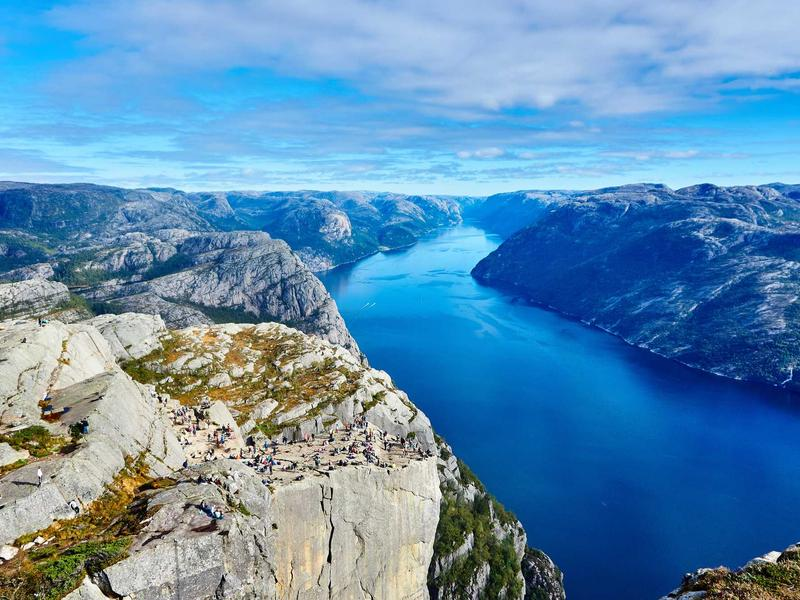
#> input picture data/clear/picsum_1015.jpg, 800 x 600 px; its folder holds only this picture in this run
$ python make_hazy.py   (older library calls are emulated)
#> lines starting #> are read from the running program, lines starting #| are printed output that depends on the picture
### src/synth.py
import cv2
import numpy as np


def make_depth(clear_bgr):
    """构造一个简单的相对深度图。

    上面远、下面近，再叠一点图像自身的纹理：纹理多的地方认为离镜头近。
    这不是真实的深度，只是用来合成雾图，方便做配对评价。
    """
    h, w = clear_bgr.shape[:2]
    gray = cv2.cvtColor(clear_bgr, cv2.COLOR_BGR2GRAY).astype(np.float32) / 255.0

    mean = cv2.boxFilter(gray, cv2.CV_32F, (15, 15), borderType=cv2.BORDER_REFLECT)
    mean2 = cv2.boxFilter(gray * gray, cv2.CV_32F, (15, 15), borderType=cv2.BORDER_REFLECT)
    std = np.sqrt(np.maximum(mean2 - mean * mean, 0))
    texture = np.clip(std / 0.15, 0, 1)

    yy = np.arange(h, dtype=np.float32)[:, None] / max(h - 1, 1)
    depth = 0.65 * (1 - yy) + 0.35 * (1 - texture)
    depth = cv2.GaussianBlur(depth, (0, 0), 9)
    depth = (depth - depth.min()) / (depth.max() - depth.min() + 1e-6)
    return (0.05 + 0.90 * depth).astype(np.float32)


def add_haze(clear_bgr, beta, seed, A=(0.86, 0.89, 0.92), noise=0.005):
    """按大气散射模型 I = J*t + A*(1-t) 合成雾图。

    beta 越大雾越重。A 按 BGR 顺序给出，即 A=(A_b, A_g, A_r)。
    返回值是 uint8 雾图、深度图和透射率。
    """
    rng = np.random.default_rng(seed)
    clear = clear_bgr.astype(np.float32) / 255.0
    depth = make_depth(clear_bgr)
    t = np.exp(-beta * depth).astype(np.float32)

    A = np.array(A, dtype=np.float32)
    hazy = clear * t[..., None] + A * (1 - t[..., None])
    hazy += rng.normal(0, noise, hazy.shape).astype(np.float32)
    hazy = np.clip(hazy, 0, 1)
    return (hazy * 255).round().astype(np.uint8), depth, t

### scripts/make_hazy.py
import argparse
import csv
import sys
from pathlib import Path

import cv2

ROOT = Path(__file__).resolve().parents[1]
sys.path.insert(0, str(ROOT))

from src.synth import add_haze  # noqa: E402


BETAS = [0.8, 1.4, 2.0]
LEVELS = ["light", "medium", "heavy"]
LEVEL_SEEDS = [8, 14, 20]

TUNE_IDS = {1015, 1016, 1019, 1039, 1043, 11, 12, 16}
TEST_IDS = {1036, 1051, 49, 85}


def main():
    parser = argparse.ArgumentParser(description="生成合成的雾图/清晰图配对")
    parser.add_argument("--clear", default=str(ROOT / "data" / "clear"))
    parser.add_argument("--out", default=str(ROOT / "data" / "synthetic"))
    args = parser.parse_args()

    clear_dir = Path(args.clear)
    out_dir = Path(args.out)
    hazy_dir = out_dir / "hazy"
    gt_dir = out_dir / "gt"
    hazy_dir.mkdir(parents=True, exist_ok=True)
    gt_dir.mkdir(parents=True, exist_ok=True)

    files = sorted(clear_dir.glob("*.jpg"))
    if not files:
        raise SystemExit(f"没有找到图片: {clear_dir}")

    rows = []
    for path in files:
        try:
            image_id = int(path.stem.split("_")[-1])
        except ValueError:
            print(f"跳过文件名: {path.name}")
            continue

        if image_id in TEST_IDS:
            split = "test"
        elif image_id in TUNE_IDS:
            split = "tune"
        else:
            print(f"警告: {path.name} 不在调参/测试名单里，按 tune 处理")
            split = "tune"
        clear = cv2.imread(str(path))
#> clear is the input picture: shape (600, 800, 3); mean B, G, R 177.7, 141.7, 94.5
        if clear is None:
            print(f"读图失败: {path}")
            continue

        gt_path = gt_dir / f"{path.stem}.png"
        cv2.imwrite(str(gt_path), clear)

        for beta, level, level_seed in zip(BETAS, LEVELS, LEVEL_SEEDS):
            seed = 2026 + image_id + level_seed
            hazy, _, _ = add_haze(clear, beta=beta, seed=seed)
            hazy_path = hazy_dir / f"{path.stem}_b{beta}.png"
            cv2.imwrite(str(hazy_path), hazy)
            rows.append(
                {
                    "image": path.stem,
                    "image_id": image_id,
                    "split": split,
                    "beta": beta,
                    "level": level,
                    "seed": seed,
                    "A_b": 0.86,
                    "A_g": 0.89,
                    "A_r": 0.92,
                }
            )
#> this loop made 3 passes
#> pass 1, in make_depth, `gray = cv2.cvtColor(clear_bgr, cv2.COLOR_BGR2GRAY).astype(np.float32) ..`:
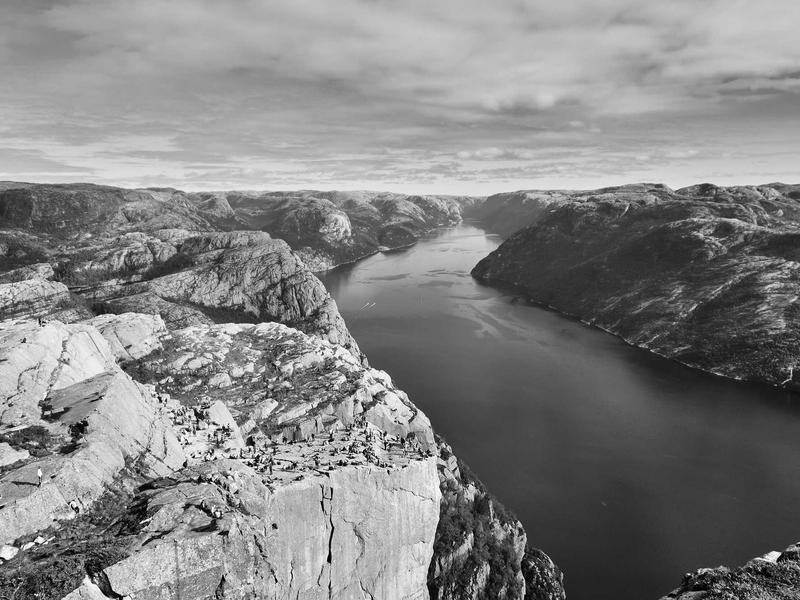
#> gray: shape (600, 800) float32; min 0, max 1, mean 0.516
#> pass 1, in make_depth, `mean = cv2.boxFilter(gray, cv2.CV_32F, (15, 15), borderType=cv2.BORDER..`:
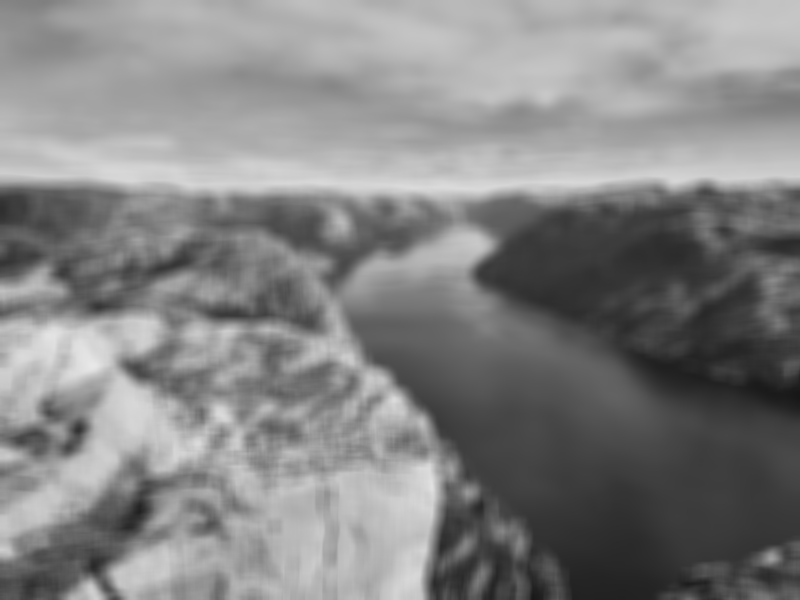
#> mean: shape (600, 800) float32; min 0.0908, max 0.911, mean 0.516
#> pass 1, in make_depth, `mean2 = cv2.boxFilter(gray * gray, cv2.CV_32F, (15, 15), borderType=cv..`:
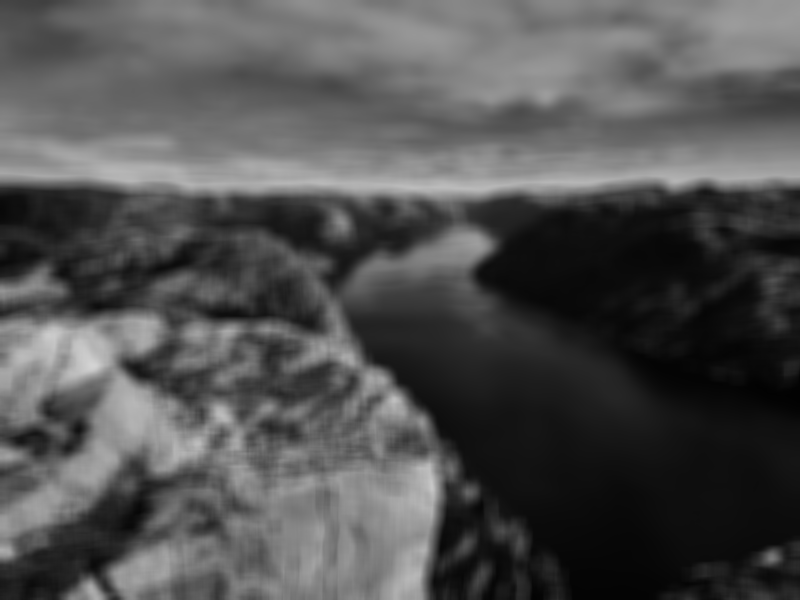
#> mean2: shape (600, 800) float32; min 0.00845, max 0.831, mean 0.318
#> after the loop, rows = 3 items

    meta_path = out_dir / "metadata.csv"
    with open(meta_path, "w", newline="", encoding="utf-8") as f:
        writer = csv.DictWriter(f, fieldnames=list(rows[0].keys()))
        writer.writeheader()
        writer.writerows(rows)

    print(f"清晰图: {len(files)} 张")
    print(f"合成雾图: {len(rows)} 对")
#| 合成雾图: 3 对
    print(f"调参集: {sum(r['split'] == 'tune' for r in rows)} 对")
#| 调参集: 3 对
    print(f"测试集: {sum(r['split'] == 'test' for r in rows)} 对")
#| 测试集: 0 对
    print(f"参数表: {meta_path}")


if __name__ == "__main__":
    main()

$ run again, on data/clear/picsum_1039.jpg
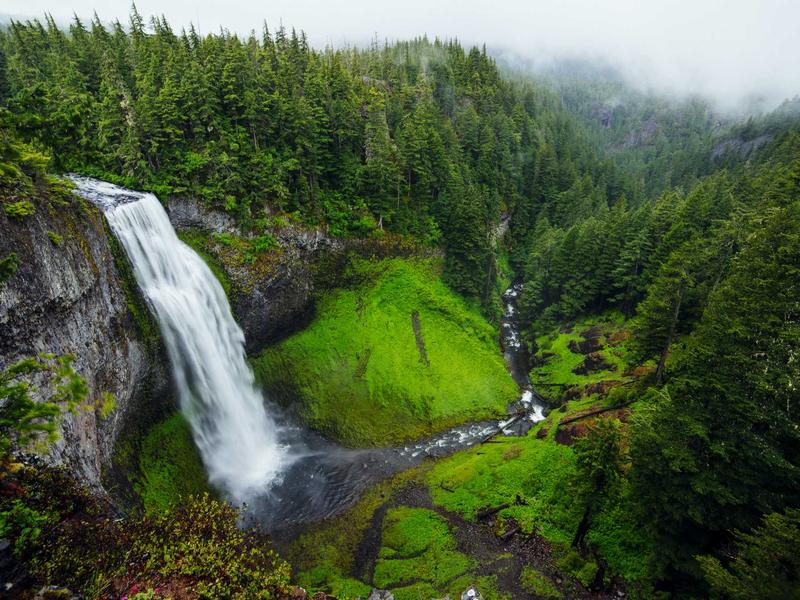
#> input picture data/clear/picsum_1039.jpg, 800 x 600 px
#> in main, clear is the input picture: shape (600, 800, 3); mean B, G, R 64.4, 94.3, 80
#> the loop in main, `for beta, level, level_seed in zip(BETAS, LEVELS, LEVEL_SEEDS):` made 3 passes
#> pass 1, in make_depth, `mean = cv2.boxFilter(gray, cv2.CV_32F, (15, 15), borderType=cv2.BORDER..`:
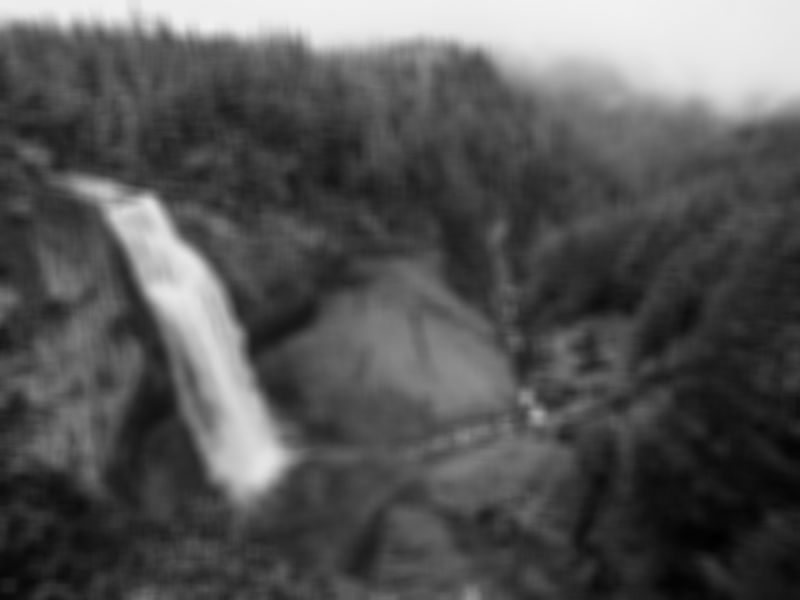
#> mean: shape (600, 800) float32; min 0.00565, max 0.949, mean 0.34
#> pass 1, in make_depth, `mean2 = cv2.boxFilter(gray * gray, cv2.CV_32F, (15, 15), borderType=cv..`:
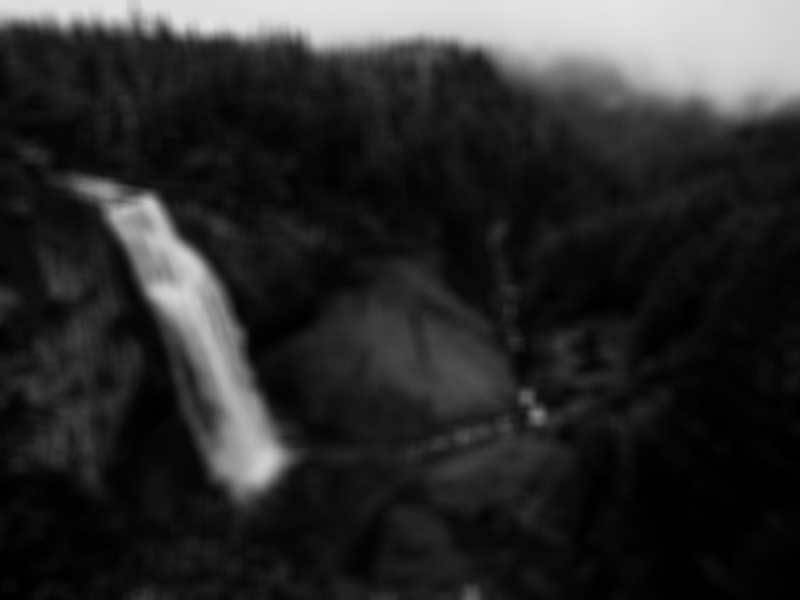
#> mean2: shape (600, 800) float32; min 8.8e-05, max 0.901, mean 0.176
#> after the loop in main, `for beta, level, level_seed in zip(BETAS, LEVELS, LEVEL_SEEDS):`: rows = 3 items
#| 合成雾图: 3 对
#| 调参集: 3 对
#| 测试集: 0 对

$ run again, on data/clear/picsum_1043.jpg
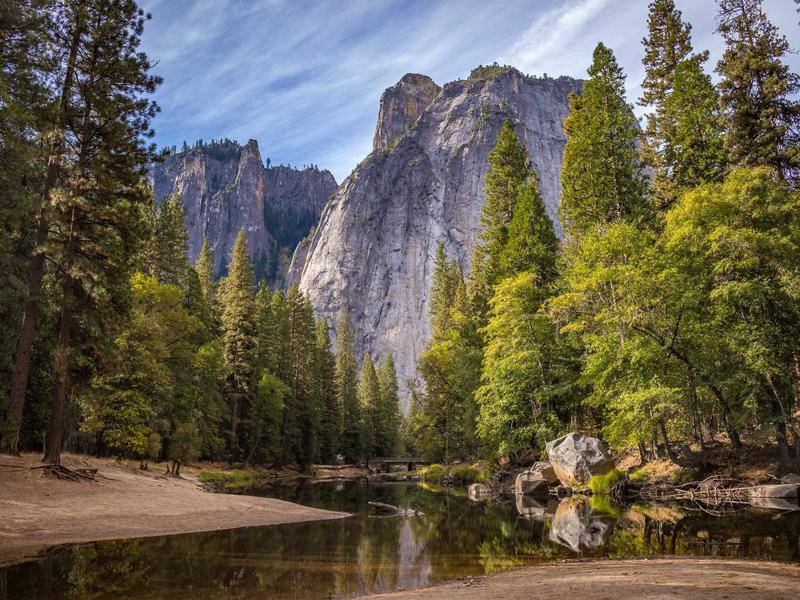
#> input picture data/clear/picsum_1043.jpg, 800 x 600 px
#> in main, clear is the input picture: shape (600, 800, 3); mean B, G, R 78.6, 94.5, 100.6
#> the loop in main, `for beta, level, level_seed in zip(BETAS, LEVELS, LEVEL_SEEDS):` made 3 passes
#> pass 1, in make_depth, `mean = cv2.boxFilter(gray, cv2.CV_32F, (15, 15), borderType=cv2.BORDER..`:
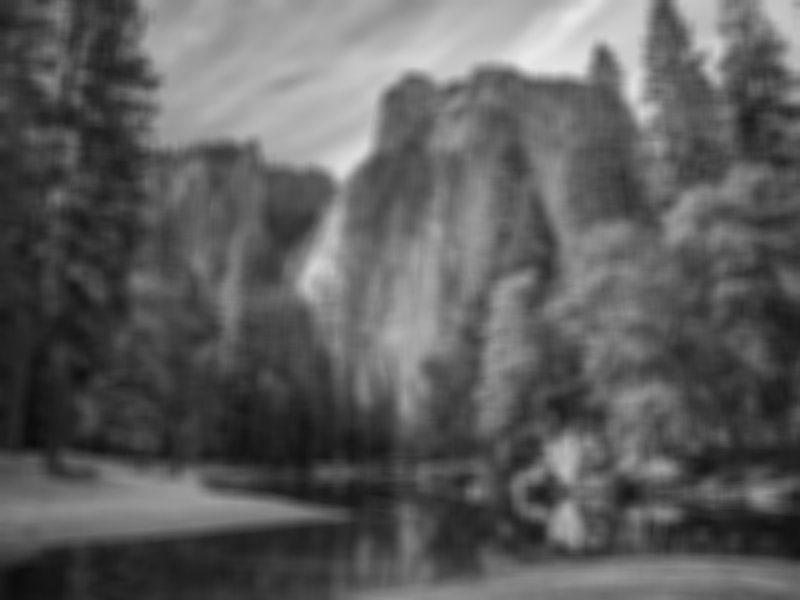
#> mean: shape (600, 800) float32; min 0.0442, max 0.919, mean 0.371
#> pass 1, in make_depth, `mean2 = cv2.boxFilter(gray * gray, cv2.CV_32F, (15, 15), borderType=cv..`:
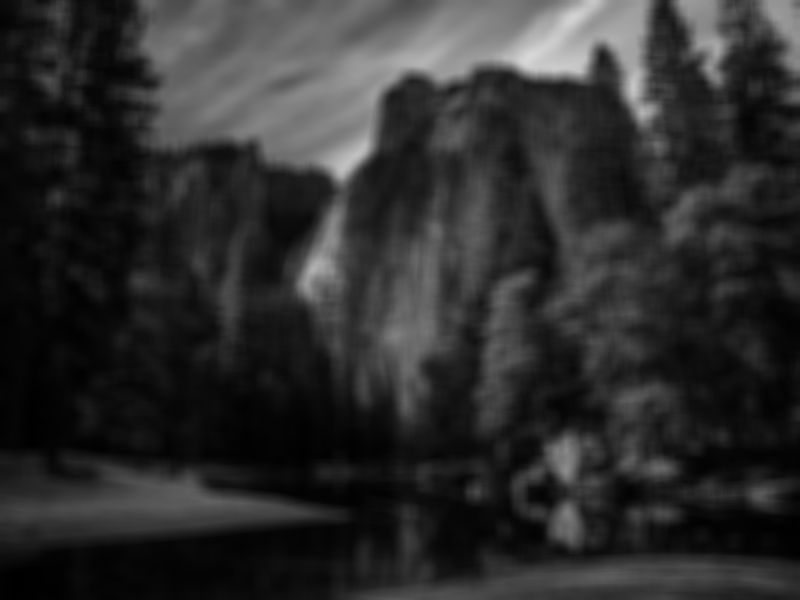
#> mean2: shape (600, 800) float32; min 0.00257, max 0.845, mean 0.18
#> after the loop in main, `for beta, level, level_seed in zip(BETAS, LEVELS, LEVEL_SEEDS):`: rows = 3 items
#| 合成雾图: 3 对
#| 调参集: 3 对
#| 测试集: 0 对

$ run again, on data/clear/picsum_1051.jpg
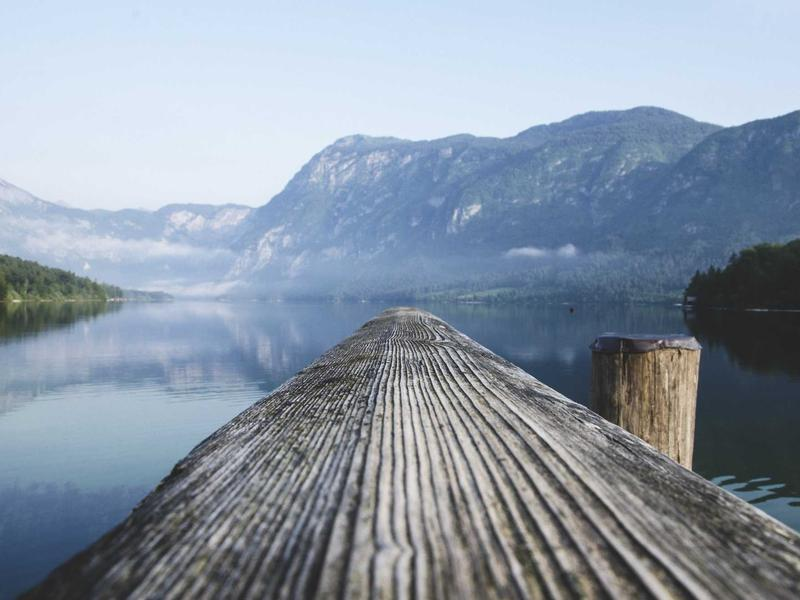
#> input picture data/clear/picsum_1051.jpg, 800 x 600 px
#> in main, clear is the input picture: shape (600, 800, 3); mean B, G, R 166.2, 151.5, 139.2
#> the loop in main, `for beta, level, level_seed in zip(BETAS, LEVELS, LEVEL_SEEDS):` made 3 passes
#> pass 1, in make_depth, `mean = cv2.boxFilter(gray, cv2.CV_32F, (15, 15), borderType=cv2.BORDER..`:
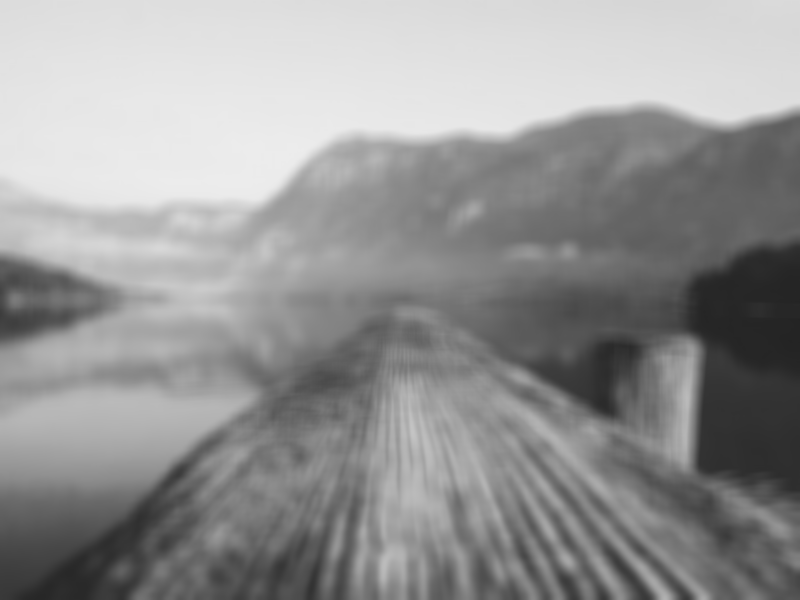
#> mean: shape (600, 800) float32; min 0.141, max 0.926, mean 0.586
#> pass 1, in make_depth, `mean2 = cv2.boxFilter(gray * gray, cv2.CV_32F, (15, 15), borderType=cv..`:
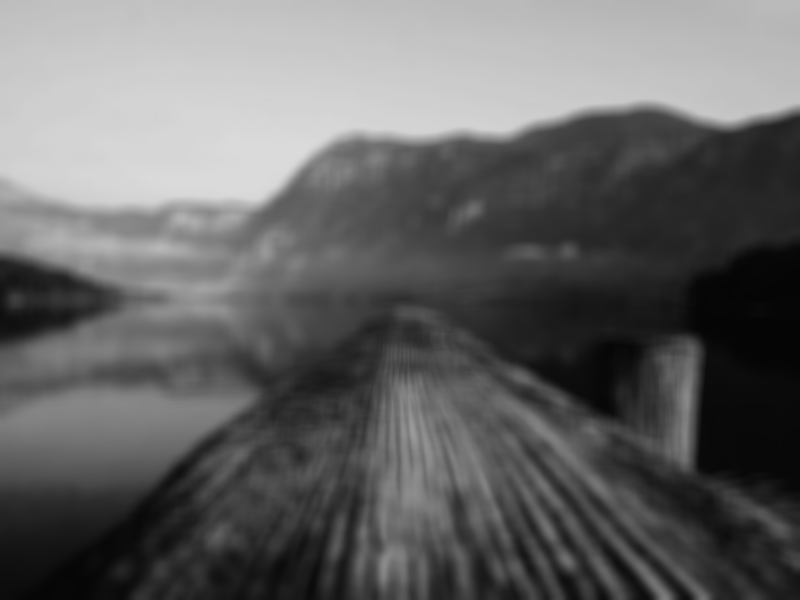
#> mean2: shape (600, 800) float32; min 0.0198, max 0.858, mean 0.399
#> after the loop in main, `for beta, level, level_seed in zip(BETAS, LEVELS, LEVEL_SEEDS):`: rows = 3 items
#| 合成雾图: 3 对
#| 调参集: 0 对
#| 测试集: 3 对

$ run again, on data/clear/picsum_1016.jpg
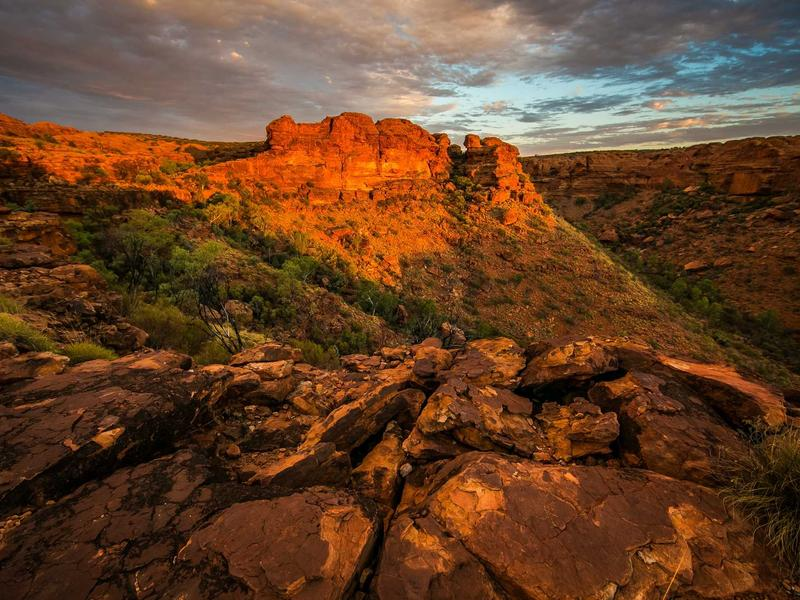
#> input picture data/clear/picsum_1016.jpg, 800 x 600 px
#> in main, clear is the input picture: shape (600, 800, 3); mean B, G, R 41.1, 66.6, 102.4
#> the loop in main, `for beta, level, level_seed in zip(BETAS, LEVELS, LEVEL_SEEDS):` made 3 passes
#> pass 1, in make_depth, `mean = cv2.boxFilter(gray, cv2.CV_32F, (15, 15), borderType=cv2.BORDER..`:
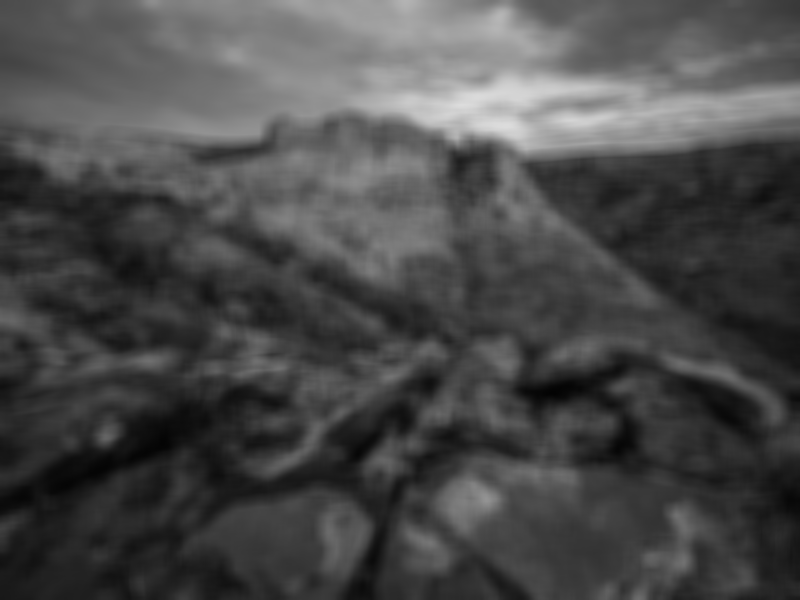
#> mean: shape (600, 800) float32; min 0.0145, max 0.865, mean 0.292
#> pass 1, in make_depth, `mean2 = cv2.boxFilter(gray * gray, cv2.CV_32F, (15, 15), borderType=cv..`:
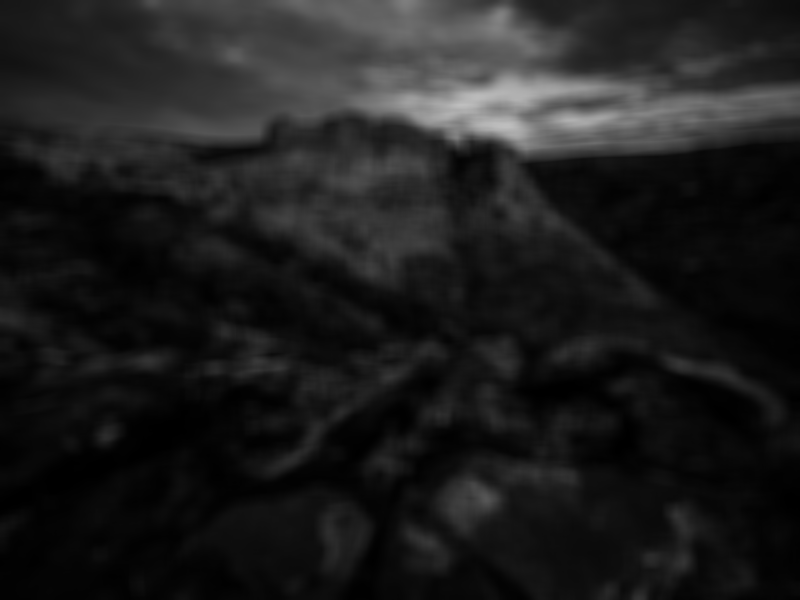
#> mean2: shape (600, 800) float32; min 0.00026, max 0.748, mean 0.116
#> after the loop in main, `for beta, level, level_seed in zip(BETAS, LEVELS, LEVEL_SEEDS):`: rows = 3 items
#| 合成雾图: 3 对
#| 调参集: 3 对
#| 测试集: 0 对
